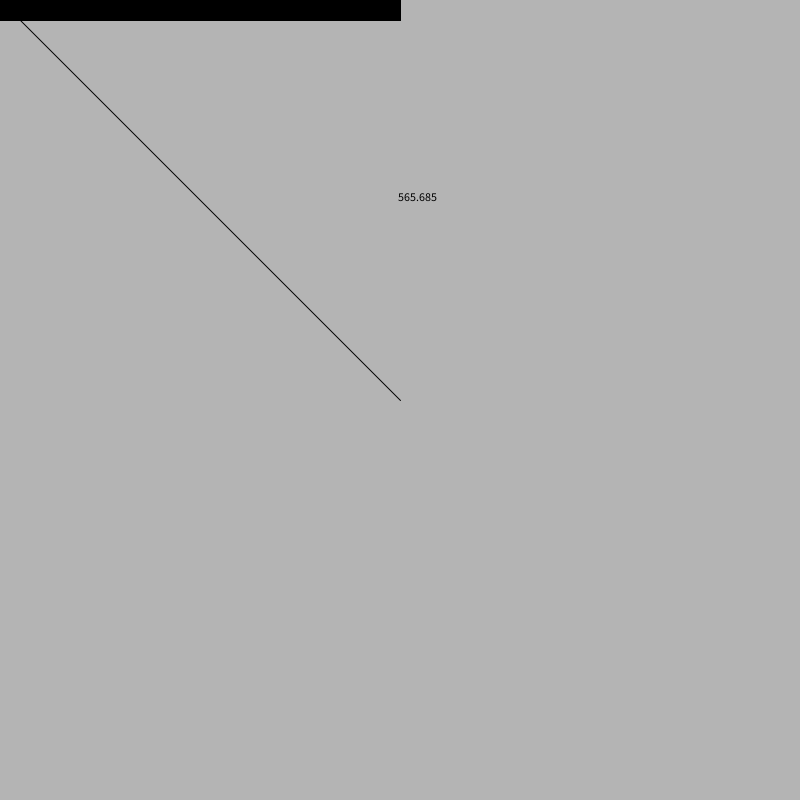
Frame 1 (no input)
Frame 60 (the mouse pressed at the canvas centre just before this capture): identical to frame 1, image omitted
Frame 120 (the mouse held since frame 60 and released just before this capture): blank canvas, image omitted

The Processing sketch that drew this single still picture (run headless with seeded random() and noise(); from frame 60 on, the mouse is pressed at the canvas centre):

// Processing sketch: sketch_10_vector_envioronment
// ── sketch_10_vector_envioronment.pde
void setup()
{
  size(800, 800);
  colorMode(HSB, 360, 100, 100);
  
  
}

void draw()
{
  background(255);
  
  PVector mouse = new PVector(mouseX, mouseY);
  PVector center = new PVector(width/2, height/2);
  
  mouse.sub(center);
  
  // NORMALIZE
  //mouse.normalize();
  //mouse.mult(50);   // For visibility
  
  translate(width/2, height/2);
  
    // MAGNITUDE VISUALIZATION
  float m = mouse.mag();
  push();
  fill(0);
  if (mouse.x > 0)
    rect(0, -height/2, m, 20);
  if (mouse.x < 0)
    rect(0, -height/2, -m, 20);
  text(m, -5, -height/4);
  pop();
  
  line(0, 0, mouse.x, mouse.y);
}

// ── pvector_class.pde
class PVector
{
  float x;
  float y;
  
  PVector(float x_, float y_)
  {
    x = x_;
    y = y_;
  }
  
  float mag()
  {
    return sqrt(x*x + y*y);
  }
  
  void add(PVector v)
  {
    x = x + v.x;
    y = y + v.y;
  }
  
  void sub(PVector v)
  {
    x = x - v.x;
    y = y - v.y;
  }
  
  void mult(float n)
  {
    x *= n;
    y *= n;
  }
  
  void div(float n)
  {
    x /= n;
    y /= n;
  }
  
  void normalize()
  {
    float m = mag();
    if (m != 0)
      div(m);
  }
  
}
